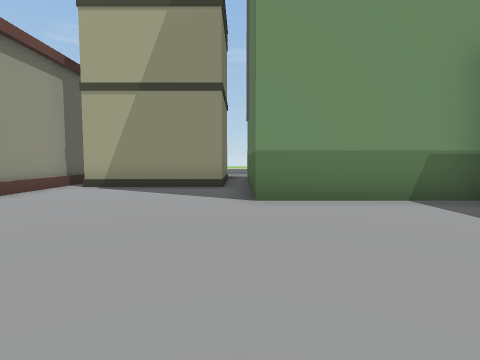
[1] (above)

24 first-person views from a walk through a 3-D level made in the Unity game engine. The camera is 1.4 m above the floor, tilts 4° down and sees 80° across. The floor is counted in squares, 2 m on a side. Each view is taken from the middle of a square. On the plan, view 1 faces up. The plan holds only what a view shows up to about 10 squares ahead; the rest is blank. The place goes on beyond the plan.

[2]
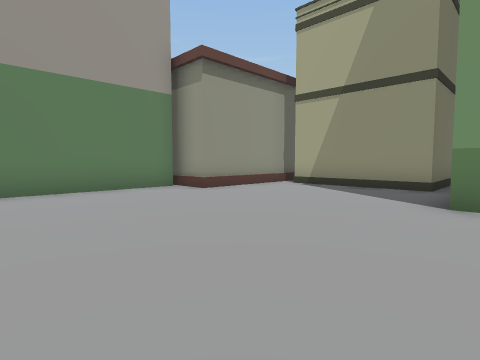

[3]
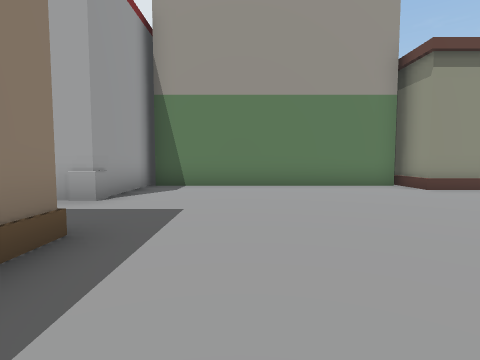

[4]
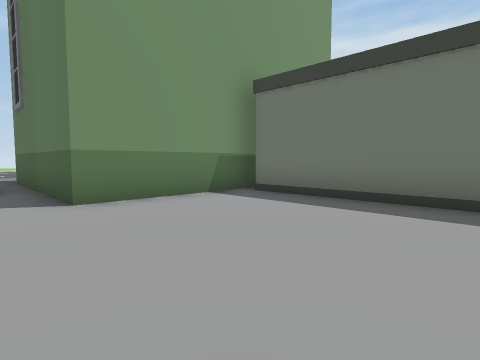

[5]
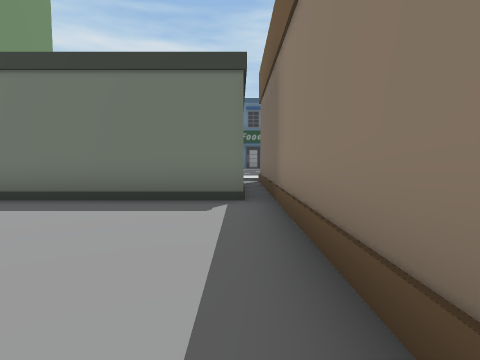

[6]
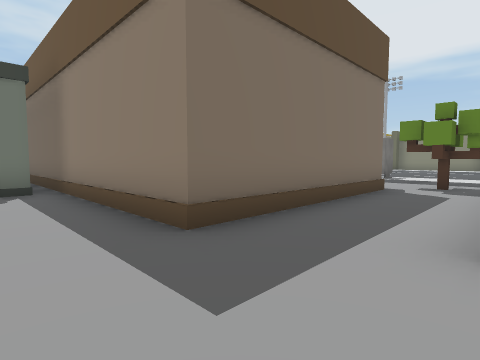

[7]
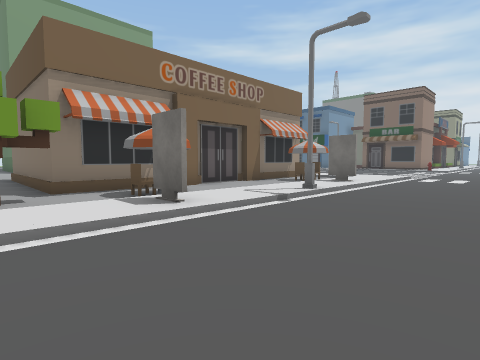

[8]
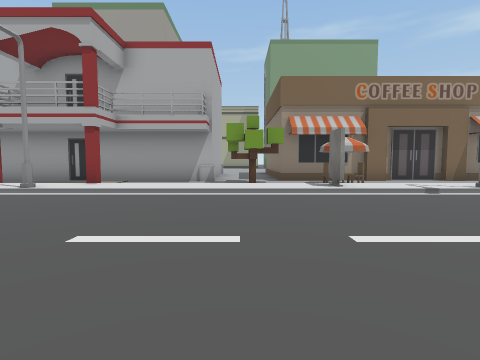

[9]
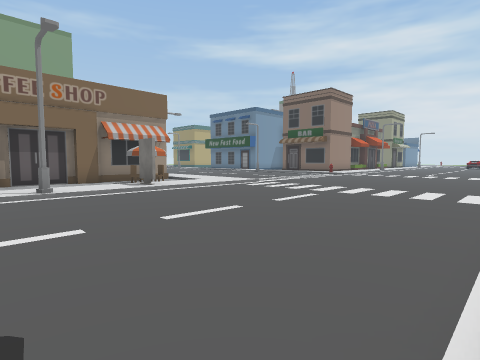

[10]
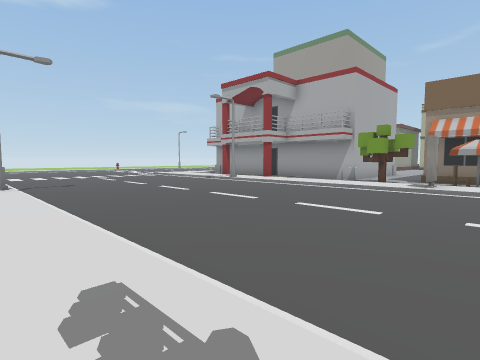

[11]
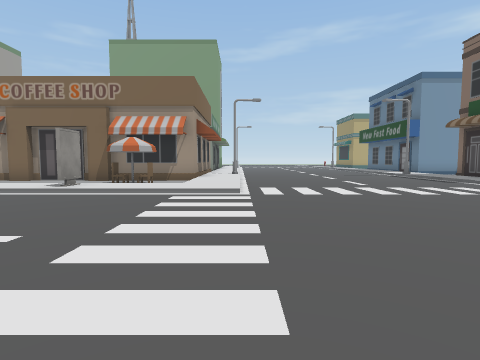

[12]
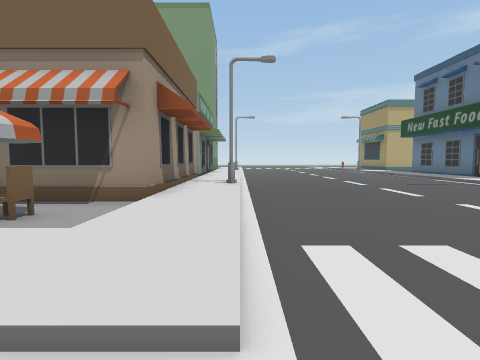

[13]
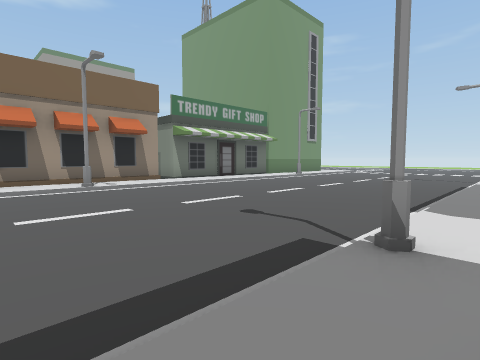

[14]
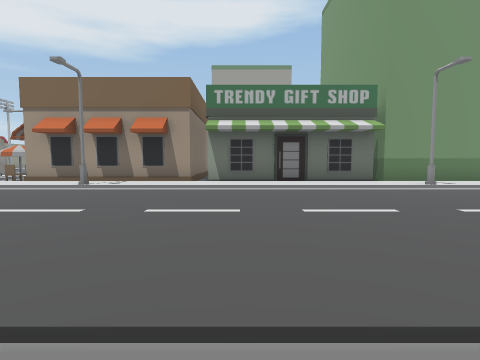

[15]
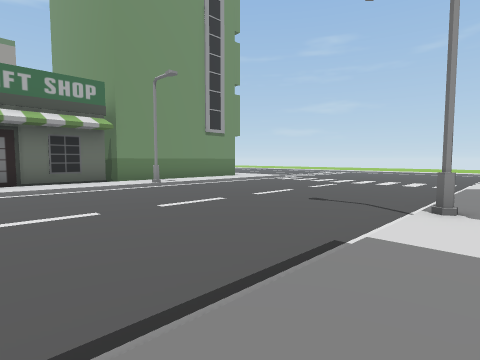

[16]
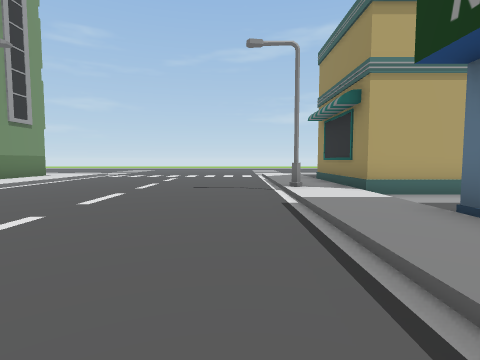

[17]
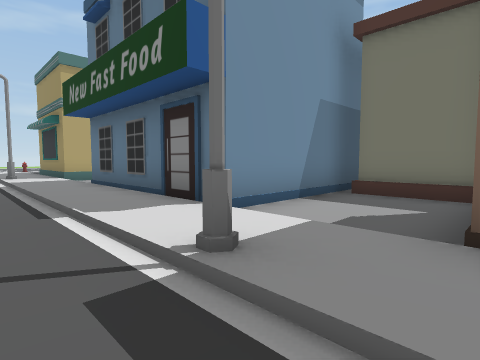

[18]
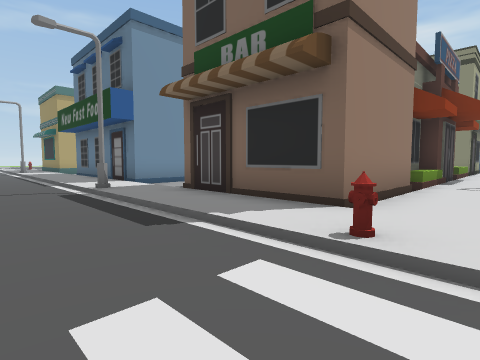

[19]
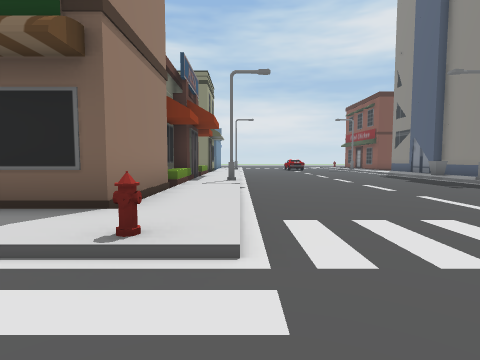

[20]
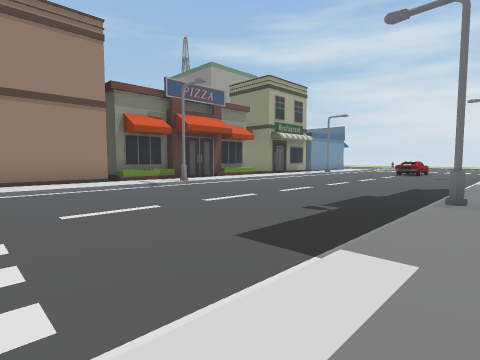

[21]
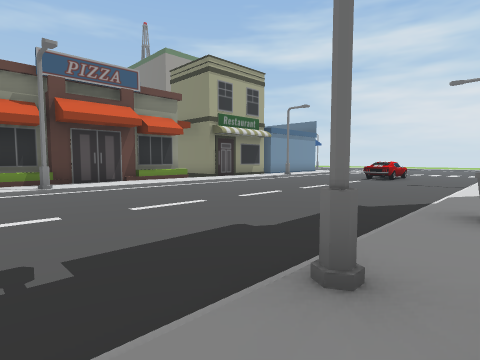

[22]
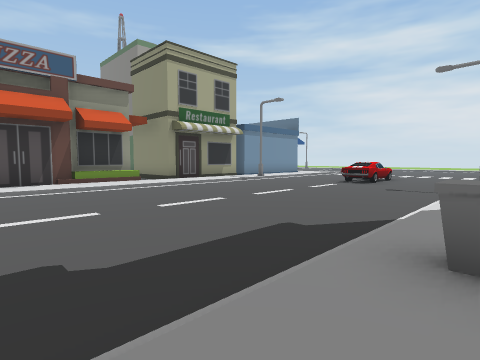

[23]
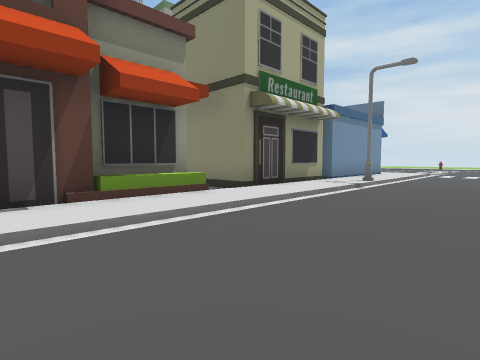

[24]
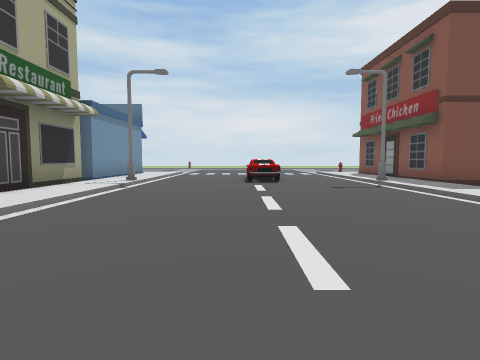

### Floor plan
Key: @ floor where view 1 was taken; # wall or solid block; . main floor; : floor 0.25 m higher than the main floor; / step, stairs or slope; B building; T tree; I billboard; C chair; S streetlight; H hydrant; O other object.
Columns run from 8 left of view 1 to 34 right of it. Each row starts with its distance up from view 1.
 10        B.B           ..../
  9    B   B.B      B:/....../:#
  8    BBBBB.B      B:/....../:#
  7    B.....B      B:/....../:#
  6    B.....B      B:S......S:#
  5   BB.....BBBBBBBB:S......S:###
  4   B.........#   #:/....../:..
  3   B.........#   #:/....../:.
  2   B.........#   #:/....../:B
  1   B.........#   #:/....../:B
  0   B.....@...#   #:/....../:B
 -1   B.........#   #:/....../:B
 -2   B.....#########:/....../:B
 -3  #####..#       #:/....../:BBBBB
 -4       ..#       #:/....../:...B
 -5       ..#       #:S......S:...B
 -6       ..#       #:/....../:#
 -7 ######..#########:/....../:#          B
 -8 ......T..........:/....../:#          B
 -9       T..C.....C.:/....../:###BBBBBBB BBBB#
-10  :#:::::I:::::I:::/......H:::::::::::::::::
-11  S/////////S///////......///////S/////////S
-12   ..................... ...................
-13   .....................  ..................
-14  .....................    .................
-15 ......................    ................O
-16 .......................   .................
-17 .......................   .................
-18 /S/////////:////          //////S/////////S
-19      ::::::               ::::::::O:   ::::
-20                                          ##
-21                                          #

Where each view was taken, in squares from view 1:
view 1: 0 up, 0 right, facing up
view 2: 0 up, 1 right, facing up-left
view 3: 0 up, 2 right, facing left
view 4: 0 up, 1 left, facing up-right
view 5: 1 down, 1 left, facing right
view 6: 0 up, 3 left, facing down-right
view 7: 14 down, 2 left, facing up-right
view 8: 17 down, 2 left, facing up
view 9: 18 down, 2 right, facing up-right
view 10: 19 down, 2 right, facing up-left
view 11: 17 down, 10 right, facing up
view 12: 12 down, 10 right, facing up
view 13: 7 down, 18 right, facing up-left
view 14: 0 up, 18 right, facing left
view 15: 1 up, 18 right, facing up-left
view 16: 1 down, 16 right, facing up
view 17: 6 down, 16 right, facing up-right
view 18: 11 down, 15 right, facing up-right
view 19: 11 down, 15 right, facing right
view 20: 19 down, 18 right, facing up-right
view 21: 19 down, 22 right, facing up-right
view 22: 19 down, 24 right, facing up-right
view 23: 14 down, 25 right, facing up-right
view 24: 14 down, 25 right, facing right
